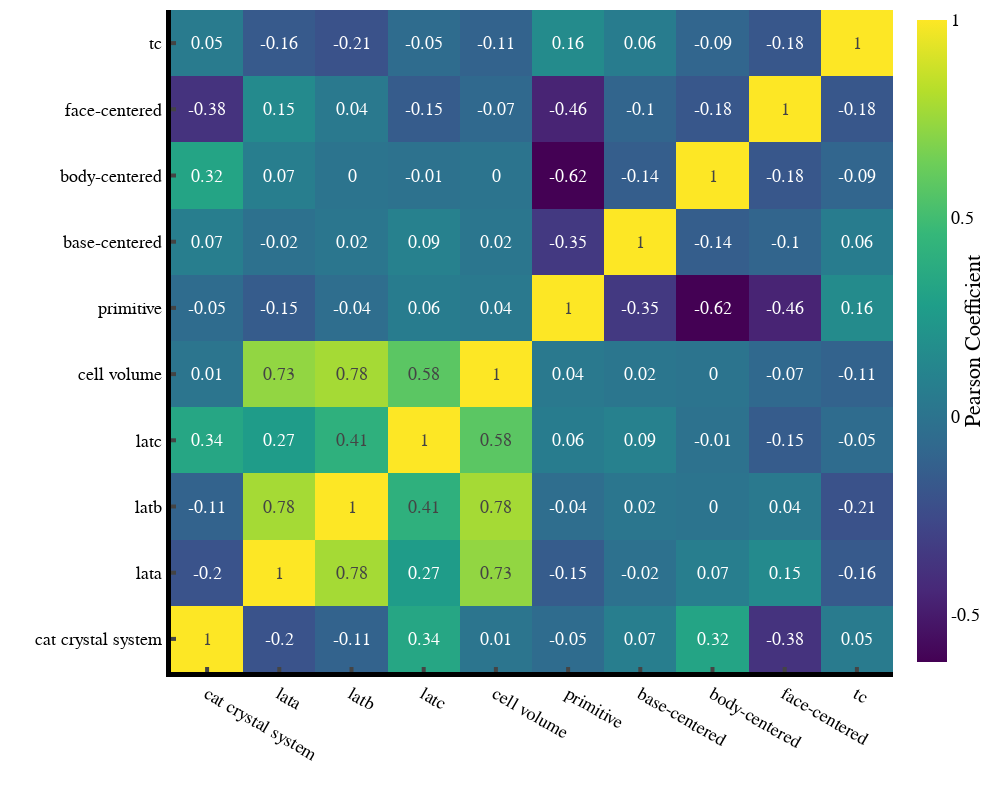

The notebook cell this image was saved under:
### Markdown cell above
Really unexpected correlation here with tc I expected volume to have a much higher correlation, I wonder if the latc value here is because of the cuprates?

### Code cell
df_without_cuprates = df_MP_non_zero[df_MP_non_zero['sc_class'] != 'Cuprate']
corr_matrix(df_without_cuprates, crystal_properties, 1000, 800, 18)

### Figure 1 — Plotly figure (JSON) as saved in the notebook; plotly's stock layout.template omitted (floating-point values rounded to 4 significant figures; data arrays with more than 128 entries replaced by an {"elided": "..."} marker saying what was removed)
{"data": [{"colorbar": {"ticktext": [-1, -0.5, 0, 0.5, 1], "tickvals": [-1, -0.5, 0, 0.5, 1], "title": {"side": "right", "text": "Pearson Coefficient"}}, "colorscale": [[0, "#440154"], [0.1111, "#482878"], [0.2222, "#3e4989"], [0.3333, "#31688e"], [0.4444, "#26828e"], [0.5556, "#1f9e89"], [0.6667, "#35b779"], [0.7778, "#6ece58"], [0.8889, "#b5de2b"], [1, "#fde725"]], "text": {"elided": "16x16 float values"}, "textfont": {"size": 18}, "texttemplate": "%{text}", "type": "heatmap", "x": ["cat crystal system", "lata", "latb", "latc", "cell volume", "primitive", "base-centered", "body-centered", "face-centered", "tc", "tc", "tc", "tc", "tc", "tc", "tc"], "y": ["cat crystal system", "lata", "latb", "latc", "cell volume", "primitive", "base-centered", "body-centered", "face-centered", "tc", "tc", "tc", "tc", "tc", "tc", "tc"], "z": {"elided": "16x16 float values"}}], "layout": {"font": {"color": "black", "family": "Helvetica", "size": 18}, "height": 800, "margin": {"b": 5, "l": 5, "r": 5, "t": 10}, "paper_bgcolor": "white", "plot_bgcolor": "white", "width": 1000, "xaxis": {"linecolor": "black", "linewidth": 5, "showline": true, "ticklen": 5, "ticks": "inside", "tickwidth": 4, "title": {"text": ""}}, "yaxis": {"linecolor": "black", "linewidth": 5, "showline": true, "ticklen": 5, "ticks": "inside", "tickwidth": 4, "title": {"text": ""}}}}
